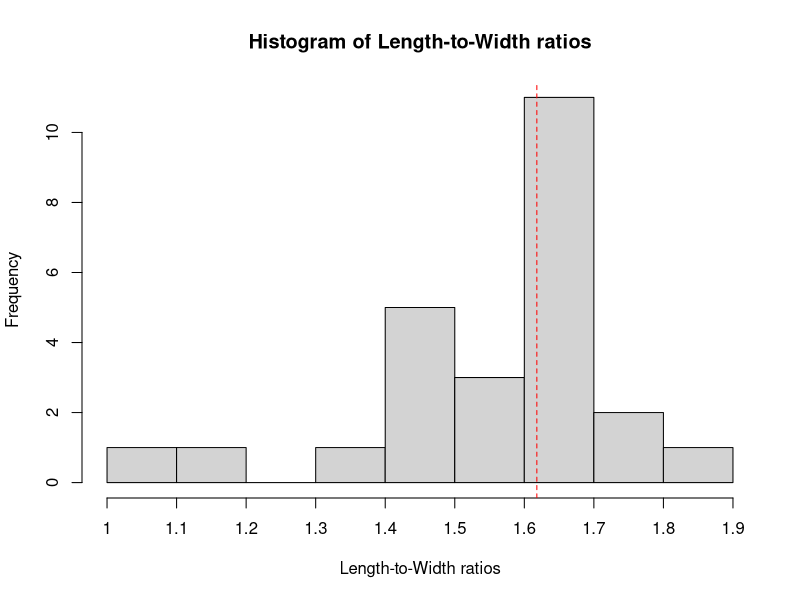
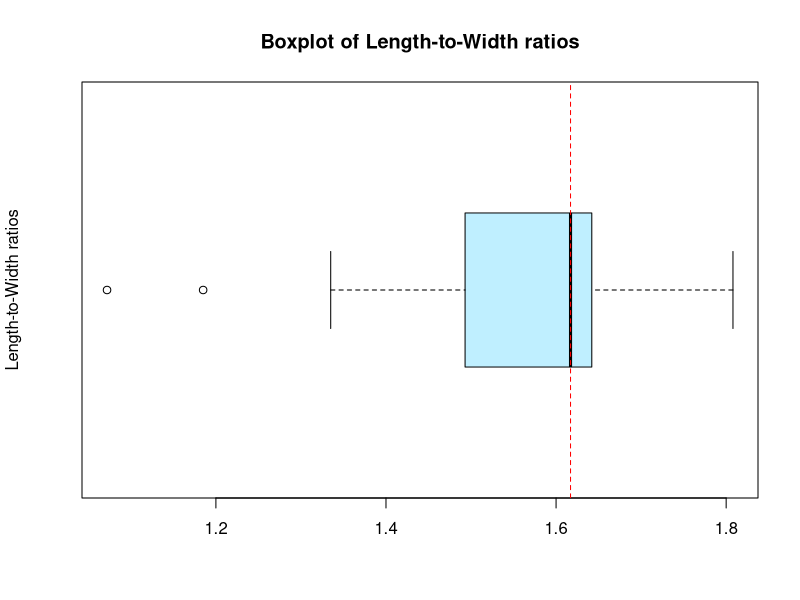
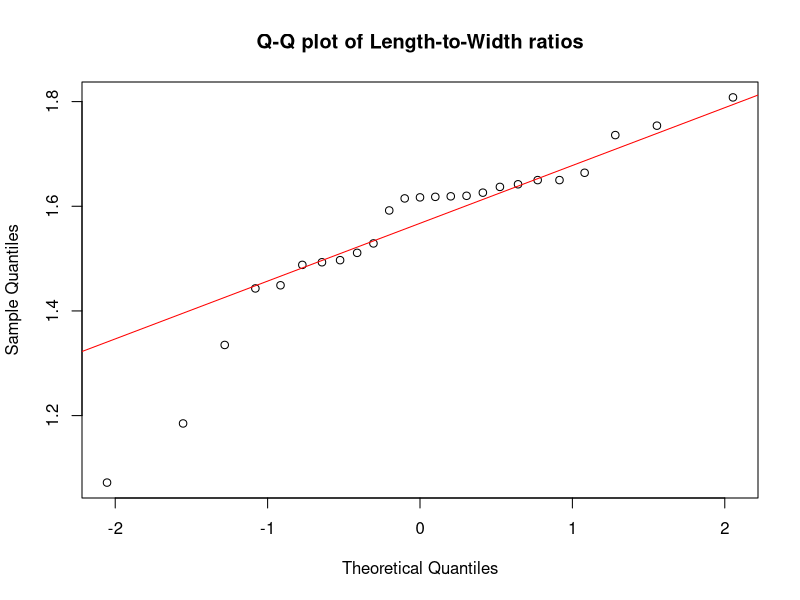
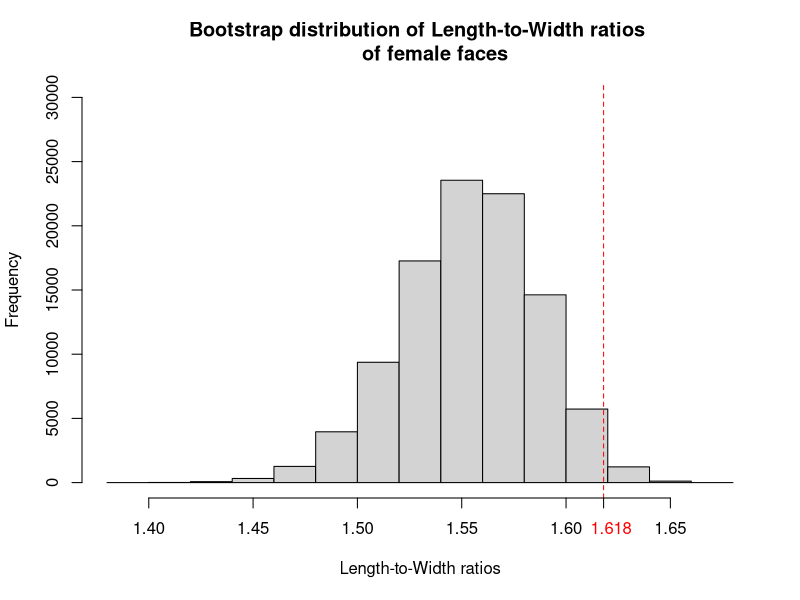

Write the R code that produced these figures, in order.
# -------------- The Golden Ratio and Facial Beauty -------------- 

# Golden ratio
golden_ratio <- 1.618

#### Classical Approach

# Length-to-width ratios (w/h) of 25 female faces in a tribe in Africa
women_length_width <- c(1.443, 1.335, 1.529, 1.617, 1.493, 1.511, 1.488, 1.626, 
                        1.650, 1.619, 1.449, 1.592, 1.497, 1.618, 1.637, 1.650, 
                        1.642, 1.664, 1.808, 1.754, 1.185, 1.736, 1.072, 1.615, 
                        1.620)

sample_size <- length(women_length_width)


## 1.- Observing the distribution
par(mfrow = c(1, 1))

# Plot histogram of the data
hist(women_length_width, main = "Histogram of Length-to-Width ratios",
     xlab = "Length-to-Width ratios", xlim=c(1.0,1.9),
     xaxt='n') # disables the default x-axis labels

# Set limits in x axis how i need them
axis(1, at=seq(1.0, 1.9, by=0.1), labels=seq(1.0, 1.9, by=0.1))
abline(v = golden_ratio, lty = 2, col = "red")
?seq

# Boxplot
boxplot(women_length_width, main = "Boxplot of Length-to-Width ratios",
        ylab = "Length-to-Width ratios", horizontal=TRUE, col="lightblue1")
abline(v=median(women_length_width), lty=2, col="red")

# Sample median
median(women_length_width) # 1.617


# QQ plot
qqnorm(women_length_width, main = "Q-Q plot of Length-to-Width ratios")
qqline(women_length_width, col = "red")

## 2.- Computing the CI

# Sample mean
sampmean_ratio <- mean(women_length_width)
sampmean_ratio # 1.554

# Sample variance
sampvar_ratio <- var(women_length_width)   
sampvar_ratio # 0.02764133

# Sample standard deviation
sd_ratio <- sd(women_length_width)
sd_ratio

# Confidence level
confidence_level <- 0.96
significance_level <- 1 - confidence_level

# Critical value using a t distribution
critical_value <- qt(significance_level / 2, sample_size - 1, lower.tail = FALSE)
critical_value

# Standard error
standard_error <- sqrt(sampvar_ratio / sample_size)
standard_error

# Margin of error
MOE <- round(critical_value * standard_error,6)
MOE

# Confidence interval limits
lower_limit <- sampmean_ratio - MOE
upper_limit <- sampmean_ratio + MOE
sprintf("Confidence Interval: [%f, %f]", lower_limit, upper_limit)

# With 96% confidence, we cannot conclude that the mean ratio of this tribe's facial 
# measurements differs significantly from the golden ratio, since the golden ratio 
# (1.618) is contained into the CI.

# This suggests that the tribe's facial geometry may align with the golden ratio,
# despite their distinct cultural standards for beauty



#### CI using the bootstrap method 
B<-10^5

set.seed(1645) # Reproductibility of data
mean_ratio_boot<-c()
for (i in 1:B){
  # Creates 10^5 new samples of size 25
  resample<-sample(x=women_length_width, size=sample_size, replace=TRUE)
  mean_ratio_boot[i]<-mean(resample)
}

# Mean of the sample length to width ratios

# Bootstrap sample mean
sampmean_ratio_boot<-mean(mean_ratio_boot) 
sampmean_ratio_boot # 1.553873

# Bootstrap sample variance
sampvar_ratio_boot<-var(mean_ratio_boot)
sampvar_ratio_boot # 0.001058887

# Bootstrap sample standard deviation
sd_ratio_boot<-sd(mean_ratio_boot)
sd_ratio_boot # 0.03254054


## 1.- Observing the distribution
par(mfrow=c(1,1))
hist(x=mean_ratio_boot, main="Bootstrap distribution of Length-to-Width ratios 
     of female faces",xlab="Length-to-Width ratios", ylim=c(0,30000))
abline(v=golden_ratio, lty = 2, col = "red")

# Add label below the golden ratio line
axis(1, at=golden_ratio, labels=sprintf("   %.3f", golden_ratio), col.axis="red")


# The distribution does resemble a normal distribution, although, there is a
# "a bit of" asymmetry to the left


# Computing the CI for the mean
sample_size_boot<-length(mean_ratio_boot)

# Comparing the CI using a normal and a t distribution

# 1) Using t distribution
critical_valueT_boot<-qt(significance_level/2,sample_size_boot-1, lower.tail=FALSE)
critical_valueT_boot #2.053776

standard_errorT_boot<-sqrt(sampvar_ratio_boot/sample_size_boot)
standard_errorT_boot # 0.0001029022

MOET_boot<-critical_valueT_boot*standard_errorT_boot
MOET_boot # 0.0002113381

lower_limitT_boot<-sampmean_ratio_boot - MOET_boot
upper_limitT_boot<-sampmean_ratio_boot + MOET_boot
sprintf("Confidence interval: [%f,%f]", lower_limitT_boot, upper_limitT_boot)
# Confidence interval: [1.553661,1.554084]


# 2) Using normal distribution
critical_valueZ_boot<-qnorm(significance_level/2, lower.tail = FALSE)
critical_valueZ_boot # 2.053749

standard_errorZ_boot<-sqrt(sampvar_ratio_boot/sample_size_boot)
standard_errorZ_boot # 0.0001029022

MOEZ_boot<-critical_valueZ_boot*standard_errorZ_boot
MOEZ_boot  # 0.0002113353

lower_limitZ_boot<-sampmean_ratio_boot - MOEZ_boot
upper_limitZ_boot<-sampmean_ratio_boot + MOEZ_boot
sprintf("Confidence interval: [%f ,%f]", lower_limitZ_boot, upper_limitZ_boot)
# Confidence interval: [1.553661 ,1.554084]

